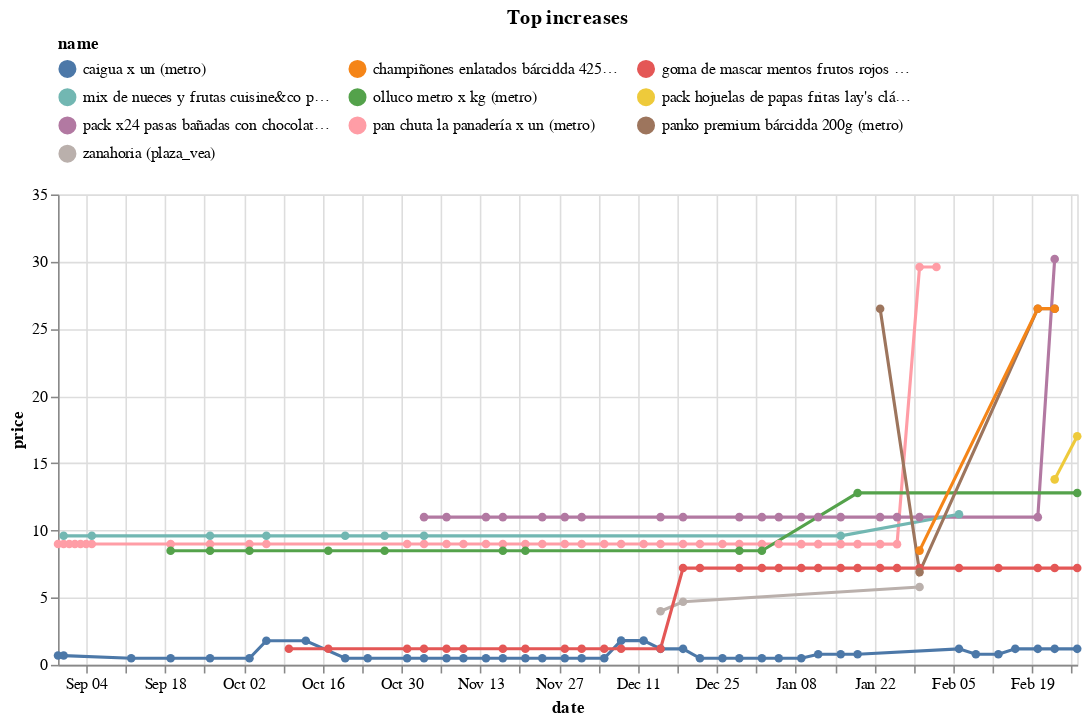

This figure's notebook cell:
### Code cell
(top_changes
 .sort_values('change')
 .tail(10)
 .loc[:, ['store','sku']]
 .merge(df, on=['store','sku'])
 .pipe(alt.Chart)
 .mark_line(point=True)
 .encode(x='date', y='price', color='name', tooltip=['name','price'])
 .properties(width=650, title='Top increases')
 .configure_legend(orient='top', columns=3)
)

### Figure 1 — Vega-Lite specification as saved in the notebook (floating-point values rounded to 4 significant figures; data arrays with more than 128 entries replaced by an {"elided": "..."} marker saying what was removed)
{"config": {"view": {"continuousWidth": 400, "continuousHeight": 300}, "legend": {"columns": 3, "orient": "top"}}, "data": {"name": "data-a7a1cec5e6813df791818a070f099ee6"}, "mark": {"type": "line", "point": true}, "encoding": {"color": {"field": "name", "type": "nominal"}, "tooltip": [{"field": "name", "type": "nominal"}, {"field": "price", "type": "quantitative"}], "x": {"field": "date", "type": "temporal"}, "y": {"field": "price", "type": "quantitative"}}, "title": "Top increases", "width": 650, "$schema": "https://vega.github.io/schema/vega-lite/v4.17.0.json", "datasets": {"data-a7a1cec5e6813df791818a070f099ee6": {"elided": "162 records"}}}
